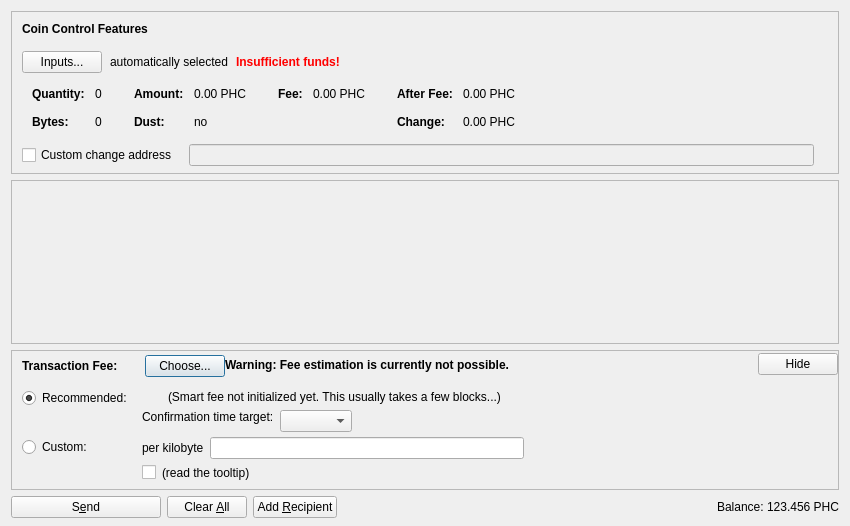
<?xml version="1.0" encoding="UTF-8"?>
<ui version="4.0">
 <class>SendCoinsDialog</class>
 <widget class="QDialog" name="SendCoinsDialog">
  <property name="geometry">
   <rect>
    <x>0</x>
    <y>0</y>
    <width>850</width>
    <height>526</height>
   </rect>
  </property>
  <property name="windowTitle">
   <string>Send Coins</string>
  </property>
  <layout class="QVBoxLayout" name="verticalLayout" stretch="0,1,0,0">
   <property name="bottomMargin">
    <number>8</number>
   </property>
   <item>
    <widget class="QFrame" name="frameCoinControl">
     <property name="sizePolicy">
      <sizepolicy hsizetype="Expanding" vsizetype="Expanding">
       <horstretch>0</horstretch>
       <verstretch>0</verstretch>
      </sizepolicy>
     </property>
     <property name="maximumSize">
      <size>
       <width>16777215</width>
       <height>16777215</height>
      </size>
     </property>
     <property name="frameShape">
      <enum>QFrame::StyledPanel</enum>
     </property>
     <property name="frameShadow">
      <enum>QFrame::Sunken</enum>
     </property>
     <layout class="QVBoxLayout" name="verticalLayoutCoinControl2">
      <property name="spacing">
       <number>0</number>
      </property>
      <property name="leftMargin">
       <number>0</number>
      </property>
      <property name="topMargin">
       <number>0</number>
      </property>
      <property name="rightMargin">
       <number>0</number>
      </property>
      <property name="bottomMargin">
       <number>6</number>
      </property>
      <item>
       <layout class="QVBoxLayout" name="verticalLayoutCoinControl" stretch="0,0,0,0,1">
        <property name="spacing">
         <number>0</number>
        </property>
        <property name="leftMargin">
         <number>10</number>
        </property>
        <property name="topMargin">
         <number>10</number>
        </property>
        <item>
         <layout class="QHBoxLayout" name="horizontalLayoutCoinControl1">
          <property name="bottomMargin">
           <number>15</number>
          </property>
          <item>
           <widget class="QLabel" name="labelCoinControlFeatures">
            <property name="sizePolicy">
             <sizepolicy hsizetype="Preferred" vsizetype="Maximum">
              <horstretch>0</horstretch>
              <verstretch>0</verstretch>
             </sizepolicy>
            </property>
            <property name="font">
             <font>
              <weight>75</weight>
              <bold>true</bold>
             </font>
            </property>
            <property name="styleSheet">
             <string notr="true">font-weight:bold;</string>
            </property>
            <property name="text">
             <string>Coin Control Features</string>
            </property>
           </widget>
          </item>
         </layout>
        </item>
        <item>
         <layout class="QHBoxLayout" name="horizontalLayoutCoinControl2" stretch="0,0,0,0">
          <property name="spacing">
           <number>8</number>
          </property>
          <property name="bottomMargin">
           <number>10</number>
          </property>
          <item>
           <widget class="QPushButton" name="pushButtonCoinControl">
            <property name="styleSheet">
             <string notr="true"/>
            </property>
            <property name="text">
             <string>Inputs...</string>
            </property>
            <property name="autoDefault">
             <bool>false</bool>
            </property>
           </widget>
          </item>
          <item>
           <widget class="QLabel" name="labelCoinControlAutomaticallySelected">
            <property name="text">
             <string>automatically selected</string>
            </property>
            <property name="margin">
             <number>5</number>
            </property>
           </widget>
          </item>
          <item>
           <widget class="QLabel" name="labelCoinControlInsuffFunds">
            <property name="font">
             <font>
              <weight>75</weight>
              <bold>true</bold>
             </font>
            </property>
            <property name="styleSheet">
             <string notr="true">color:red;font-weight:bold;</string>
            </property>
            <property name="text">
             <string>Insufficient funds!</string>
            </property>
            <property name="margin">
             <number>5</number>
            </property>
           </widget>
          </item>
          <item>
           <spacer name="horizontalSpacerCoinControl">
            <property name="orientation">
             <enum>Qt::Horizontal</enum>
            </property>
            <property name="sizeHint" stdset="0">
             <size>
              <width>40</width>
              <height>1</height>
             </size>
            </property>
           </spacer>
          </item>
         </layout>
        </item>
        <item>
         <widget class="QWidget" name="widgetCoinControl" native="true">
          <property name="sizePolicy">
           <sizepolicy hsizetype="Preferred" vsizetype="Preferred">
            <horstretch>0</horstretch>
            <verstretch>0</verstretch>
           </sizepolicy>
          </property>
          <property name="minimumSize">
           <size>
            <width>0</width>
            <height>0</height>
           </size>
          </property>
          <property name="styleSheet">
           <string notr="true"/>
          </property>
          <layout class="QHBoxLayout" name="horizontalLayoutCoinControl5">
           <property name="leftMargin">
            <number>0</number>
           </property>
           <property name="topMargin">
            <number>0</number>
           </property>
           <property name="rightMargin">
            <number>0</number>
           </property>
           <property name="bottomMargin">
            <number>0</number>
           </property>
           <item>
            <layout class="QHBoxLayout" name="horizontalLayoutCoinControl3" stretch="0,0,0,1">
             <property name="spacing">
              <number>20</number>
             </property>
             <property name="topMargin">
              <number>0</number>
             </property>
             <property name="bottomMargin">
              <number>10</number>
             </property>
             <item>
              <layout class="QFormLayout" name="formLayoutCoinControl1">
               <property name="horizontalSpacing">
                <number>10</number>
               </property>
               <property name="verticalSpacing">
                <number>14</number>
               </property>
               <property name="leftMargin">
                <number>10</number>
               </property>
               <property name="topMargin">
                <number>4</number>
               </property>
               <property name="rightMargin">
                <number>6</number>
               </property>
               <item row="0" column="0">
                <widget class="QLabel" name="labelCoinControlQuantityText">
                 <property name="font">
                  <font>
                   <weight>75</weight>
                   <bold>true</bold>
                  </font>
                 </property>
                 <property name="text">
                  <string>Quantity:</string>
                 </property>
                 <property name="margin">
                  <number>0</number>
                 </property>
                </widget>
               </item>
               <item row="0" column="1">
                <widget class="QLabel" name="labelCoinControlQuantity">
                 <property name="cursor">
                  <cursorShape>IBeamCursor</cursorShape>
                 </property>
                 <property name="contextMenuPolicy">
                  <enum>Qt::ActionsContextMenu</enum>
                 </property>
                 <property name="text">
                  <string notr="true">0</string>
                 </property>
                 <property name="margin">
                  <number>0</number>
                 </property>
                 <property name="textInteractionFlags">
                  <set>Qt::LinksAccessibleByMouse|Qt::TextSelectableByKeyboard|Qt::TextSelectableByMouse</set>
                 </property>
                </widget>
               </item>
               <item row="1" column="0">
                <widget class="QLabel" name="labelCoinControlBytesText">
                 <property name="font">
                  <font>
                   <weight>75</weight>
                   <bold>true</bold>
                  </font>
                 </property>
                 <property name="text">
                  <string>Bytes:</string>
                 </property>
                </widget>
               </item>
               <item row="1" column="1">
                <widget class="QLabel" name="labelCoinControlBytes">
                 <property name="cursor">
                  <cursorShape>IBeamCursor</cursorShape>
                 </property>
                 <property name="contextMenuPolicy">
                  <enum>Qt::ActionsContextMenu</enum>
                 </property>
                 <property name="text">
                  <string notr="true">0</string>
                 </property>
                 <property name="textInteractionFlags">
                  <set>Qt::LinksAccessibleByMouse|Qt::TextSelectableByKeyboard|Qt::TextSelectableByMouse</set>
                 </property>
                </widget>
               </item>
              </layout>
             </item>
             <item>
              <layout class="QFormLayout" name="formLayoutCoinControl2">
               <property name="horizontalSpacing">
                <number>10</number>
               </property>
               <property name="verticalSpacing">
                <number>14</number>
               </property>
               <property name="leftMargin">
                <number>6</number>
               </property>
               <property name="topMargin">
                <number>4</number>
               </property>
               <property name="rightMargin">
                <number>6</number>
               </property>
               <item row="0" column="0">
                <widget class="QLabel" name="labelCoinControlAmountText">
                 <property name="font">
                  <font>
                   <weight>75</weight>
                   <bold>true</bold>
                  </font>
                 </property>
                 <property name="text">
                  <string>Amount:</string>
                 </property>
                 <property name="margin">
                  <number>0</number>
                 </property>
                </widget>
               </item>
               <item row="0" column="1">
                <widget class="QLabel" name="labelCoinControlAmount">
                 <property name="cursor">
                  <cursorShape>IBeamCursor</cursorShape>
                 </property>
                 <property name="contextMenuPolicy">
                  <enum>Qt::ActionsContextMenu</enum>
                 </property>
                 <property name="text">
                  <string notr="true">0.00 PHC</string>
                 </property>
                 <property name="textInteractionFlags">
                  <set>Qt::LinksAccessibleByMouse|Qt::TextSelectableByKeyboard|Qt::TextSelectableByMouse</set>
                 </property>
                </widget>
               </item>
               <item row="1" column="0">
                <widget class="QLabel" name="labelCoinControlLowOutputText">
                 <property name="font">
                  <font>
                   <weight>75</weight>
                   <bold>true</bold>
                  </font>
                 </property>
                 <property name="text">
                  <string>Dust:</string>
                 </property>
                </widget>
               </item>
               <item row="1" column="1">
                <widget class="QLabel" name="labelCoinControlLowOutput">
                 <property name="cursor">
                  <cursorShape>IBeamCursor</cursorShape>
                 </property>
                 <property name="contextMenuPolicy">
                  <enum>Qt::ActionsContextMenu</enum>
                 </property>
                 <property name="text">
                  <string notr="true">no</string>
                 </property>
                 <property name="textInteractionFlags">
                  <set>Qt::LinksAccessibleByMouse|Qt::TextSelectableByKeyboard|Qt::TextSelectableByMouse</set>
                 </property>
                </widget>
               </item>
              </layout>
             </item>
             <item>
              <layout class="QFormLayout" name="formLayoutCoinControl3">
               <property name="horizontalSpacing">
                <number>10</number>
               </property>
               <property name="verticalSpacing">
                <number>14</number>
               </property>
               <property name="leftMargin">
                <number>6</number>
               </property>
               <property name="topMargin">
                <number>4</number>
               </property>
               <property name="rightMargin">
                <number>6</number>
               </property>
               <item row="0" column="0">
                <widget class="QLabel" name="labelCoinControlFeeText">
                 <property name="font">
                  <font>
                   <weight>75</weight>
                   <bold>true</bold>
                  </font>
                 </property>
                 <property name="text">
                  <string>Fee:</string>
                 </property>
                 <property name="margin">
                  <number>0</number>
                 </property>
                </widget>
               </item>
               <item row="0" column="1">
                <widget class="QLabel" name="labelCoinControlFee">
                 <property name="cursor">
                  <cursorShape>IBeamCursor</cursorShape>
                 </property>
                 <property name="contextMenuPolicy">
                  <enum>Qt::ActionsContextMenu</enum>
                 </property>
                 <property name="text">
                  <string notr="true">0.00 PHC</string>
                 </property>
                 <property name="textInteractionFlags">
                  <set>Qt::LinksAccessibleByMouse|Qt::TextSelectableByKeyboard|Qt::TextSelectableByMouse</set>
                 </property>
                </widget>
               </item>
              </layout>
             </item>
             <item>
              <layout class="QFormLayout" name="formLayoutCoinControl4">
               <property name="horizontalSpacing">
                <number>10</number>
               </property>
               <property name="verticalSpacing">
                <number>14</number>
               </property>
               <property name="leftMargin">
                <number>6</number>
               </property>
               <property name="topMargin">
                <number>4</number>
               </property>
               <property name="rightMargin">
                <number>6</number>
               </property>
               <item row="0" column="0">
                <widget class="QLabel" name="labelCoinControlAfterFeeText">
                 <property name="font">
                  <font>
                   <weight>75</weight>
                   <bold>true</bold>
                  </font>
                 </property>
                 <property name="text">
                  <string>After Fee:</string>
                 </property>
                 <property name="margin">
                  <number>0</number>
                 </property>
                </widget>
               </item>
               <item row="0" column="1">
                <widget class="QLabel" name="labelCoinControlAfterFee">
                 <property name="cursor">
                  <cursorShape>IBeamCursor</cursorShape>
                 </property>
                 <property name="contextMenuPolicy">
                  <enum>Qt::ActionsContextMenu</enum>
                 </property>
                 <property name="text">
                  <string notr="true">0.00 PHC</string>
                 </property>
                 <property name="textInteractionFlags">
                  <set>Qt::LinksAccessibleByMouse|Qt::TextSelectableByKeyboard|Qt::TextSelectableByMouse</set>
                 </property>
                </widget>
               </item>
               <item row="1" column="0">
                <widget class="QLabel" name="labelCoinControlChangeText">
                 <property name="font">
                  <font>
                   <weight>75</weight>
                   <bold>true</bold>
                  </font>
                 </property>
                 <property name="text">
                  <string>Change:</string>
                 </property>
                </widget>
               </item>
               <item row="1" column="1">
                <widget class="QLabel" name="labelCoinControlChange">
                 <property name="cursor">
                  <cursorShape>IBeamCursor</cursorShape>
                 </property>
                 <property name="contextMenuPolicy">
                  <enum>Qt::ActionsContextMenu</enum>
                 </property>
                 <property name="text">
                  <string notr="true">0.00 PHC</string>
                 </property>
                 <property name="textInteractionFlags">
                  <set>Qt::LinksAccessibleByMouse|Qt::TextSelectableByKeyboard|Qt::TextSelectableByMouse</set>
                 </property>
                </widget>
               </item>
              </layout>
             </item>
            </layout>
           </item>
          </layout>
         </widget>
        </item>
        <item>
         <layout class="QHBoxLayout" name="horizontalLayoutCoinControl4" stretch="0,0,0">
          <property name="spacing">
           <number>12</number>
          </property>
          <property name="sizeConstraint">
           <enum>QLayout::SetDefaultConstraint</enum>
          </property>
          <property name="topMargin">
           <number>5</number>
          </property>
          <property name="rightMargin">
           <number>5</number>
          </property>
          <item>
           <widget class="QCheckBox" name="checkBoxCoinControlChange">
            <property name="toolTip">
             <string>If this is activated, but the change address is empty or invalid, change will be sent to a newly generated address.</string>
            </property>
            <property name="text">
             <string>Custom change address</string>
            </property>
           </widget>
          </item>
          <item>
           <widget class="QValidatedLineEdit" name="lineEditCoinControlChange">
            <property name="enabled">
             <bool>false</bool>
            </property>
            <property name="sizePolicy">
             <sizepolicy hsizetype="Expanding" vsizetype="Fixed">
              <horstretch>0</horstretch>
              <verstretch>0</verstretch>
             </sizepolicy>
            </property>
           </widget>
          </item>
          <item>
           <widget class="QLabel" name="labelCoinControlChangeLabel">
            <property name="sizePolicy">
             <sizepolicy hsizetype="Preferred" vsizetype="Expanding">
              <horstretch>0</horstretch>
              <verstretch>0</verstretch>
             </sizepolicy>
            </property>
            <property name="minimumSize">
             <size>
              <width>0</width>
              <height>0</height>
             </size>
            </property>
            <property name="text">
             <string/>
            </property>
            <property name="margin">
             <number>3</number>
            </property>
           </widget>
          </item>
         </layout>
        </item>
        <item>
         <spacer name="verticalSpacerCoinControl">
          <property name="orientation">
           <enum>Qt::Vertical</enum>
          </property>
          <property name="sizeHint" stdset="0">
           <size>
            <width>800</width>
            <height>1</height>
           </size>
          </property>
         </spacer>
        </item>
       </layout>
      </item>
     </layout>
    </widget>
   </item>
   <item>
    <widget class="QScrollArea" name="scrollArea">
     <property name="widgetResizable">
      <bool>true</bool>
     </property>
     <widget class="QWidget" name="scrollAreaWidgetContents">
      <property name="geometry">
       <rect>
        <x>0</x>
        <y>0</y>
        <width>830</width>
        <height>104</height>
       </rect>
      </property>
      <layout class="QVBoxLayout" name="verticalLayout_2" stretch="0,1">
       <property name="leftMargin">
        <number>0</number>
       </property>
       <property name="topMargin">
        <number>0</number>
       </property>
       <property name="rightMargin">
        <number>0</number>
       </property>
       <property name="bottomMargin">
        <number>0</number>
       </property>
       <item>
        <layout class="QVBoxLayout" name="entries">
         <property name="spacing">
          <number>6</number>
         </property>
        </layout>
       </item>
       <item>
        <spacer name="verticalSpacer">
         <property name="orientation">
          <enum>Qt::Vertical</enum>
         </property>
         <property name="sizeHint" stdset="0">
          <size>
           <width>20</width>
           <height>40</height>
          </size>
         </property>
        </spacer>
       </item>
      </layout>
     </widget>
    </widget>
   </item>
   <item>
    <widget class="QFrame" name="frameFee">
     <property name="sizePolicy">
      <sizepolicy hsizetype="Expanding" vsizetype="Expanding">
       <horstretch>0</horstretch>
       <verstretch>0</verstretch>
      </sizepolicy>
     </property>
     <property name="maximumSize">
      <size>
       <width>16777215</width>
       <height>16777215</height>
      </size>
     </property>
     <property name="frameShape">
      <enum>QFrame::StyledPanel</enum>
     </property>
     <property name="frameShadow">
      <enum>QFrame::Sunken</enum>
     </property>
     <layout class="QVBoxLayout" name="verticalLayoutFee1">
      <property name="spacing">
       <number>0</number>
      </property>
      <property name="leftMargin">
       <number>0</number>
      </property>
      <property name="topMargin">
       <number>0</number>
      </property>
      <property name="rightMargin">
       <number>0</number>
      </property>
      <property name="bottomMargin">
       <number>0</number>
      </property>
      <item>
       <layout class="QVBoxLayout" name="verticalLayoutFee2" stretch="0,0,0">
        <property name="spacing">
         <number>0</number>
        </property>
        <property name="leftMargin">
         <number>10</number>
        </property>
        <property name="topMargin">
         <number>0</number>
        </property>
        <item>
         <layout class="QHBoxLayout" name="horizontalLayoutFee1">
          <property name="bottomMargin">
           <number>0</number>
          </property>
          <item>
           <layout class="QVBoxLayout" name="verticalLayoutFee7">
            <property name="spacing">
             <number>0</number>
            </property>
            <item>
             <spacer name="verticalSpacerSmartFee">
              <property name="orientation">
               <enum>Qt::Vertical</enum>
              </property>
              <property name="sizeType">
               <enum>QSizePolicy::Fixed</enum>
              </property>
              <property name="sizeHint" stdset="0">
               <size>
                <width>1</width>
                <height>4</height>
               </size>
              </property>
             </spacer>
            </item>
            <item>
             <layout class="QHBoxLayout" name="horizontalLayoutSmartFee">
              <property name="spacing">
               <number>10</number>
              </property>
              <item>
               <widget class="QLabel" name="labelFeeHeadline">
                <property name="sizePolicy">
                 <sizepolicy hsizetype="Preferred" vsizetype="Maximum">
                  <horstretch>0</horstretch>
                  <verstretch>0</verstretch>
                 </sizepolicy>
                </property>
                <property name="font">
                 <font>
                  <weight>75</weight>
                  <bold>true</bold>
                 </font>
                </property>
                <property name="styleSheet">
                 <string notr="true">font-weight:bold;</string>
                </property>
                <property name="text">
                 <string>Transaction Fee:</string>
                </property>
               </widget>
              </item>
              <item>
               <widget class="QLabel" name="labelFeeMinimized">
                <property name="text">
                 <string/>
                </property>
               </widget>
              </item>
              <item>
               <widget class="QPushButton" name="buttonChooseFee">
                <property name="text">
                 <string>Choose...</string>
                </property>
               </widget>
              </item>
             </layout>
            </item>
            <item>
             <spacer name="verticalSpacer_5">
              <property name="orientation">
               <enum>Qt::Vertical</enum>
              </property>
              <property name="sizeHint" stdset="0">
               <size>
                <width>1</width>
                <height>1</height>
               </size>
              </property>
             </spacer>
            </item>
           </layout>
          </item>
          <item>
           <widget class="QLabel" name="fallbackFeeWarningLabel">
            <property name="toolTip">
             <string>Using the fallbackfee can result in sending a transaction that will take several hours or days (or never) to confirm. Consider choosing your fee manually or wait until you have validated the complete chain.</string>
            </property>
            <property name="font">
            <font>
                <weight>75</weight>
                <bold>true</bold>
            </font>
            </property>
            <property name="text">
             <string>Warning: Fee estimation is currently not possible.</string>
            </property>
            <property name="wordWrap">
             <bool>false</bool>
            </property>
           </widget>
          </item>
          <item>
           <spacer name="horizontalSpacer_4">
            <property name="orientation">
             <enum>Qt::Horizontal</enum>
            </property>
            <property name="sizeType">
             <enum>QSizePolicy::MinimumExpanding</enum>
            </property>
            <property name="sizeHint" stdset="0">
             <size>
              <width>40</width>
              <height>20</height>
             </size>
            </property>
           </spacer>
          </item>
          <item>
           <widget class="QPushButton" name="buttonMinimizeFee">
            <property name="toolTip">
             <string>collapse fee-settings</string>
            </property>
            <property name="text">
             <string>Hide</string>
            </property>
           </widget>
          </item>
         </layout>
        </item>
        <item>
         <widget class="QFrame" name="frameFeeSelection">
          <layout class="QVBoxLayout" name="verticalLayoutFee12">
           <property name="spacing">
            <number>0</number>
           </property>
           <property name="leftMargin">
            <number>0</number>
           </property>
           <property name="topMargin">
            <number>0</number>
           </property>
           <property name="rightMargin">
            <number>0</number>
           </property>
           <property name="bottomMargin">
            <number>0</number>
           </property>
           <item>
            <layout class="QGridLayout" name="gridLayoutFee">
             <property name="topMargin">
              <number>10</number>
             </property>
             <property name="bottomMargin">
              <number>4</number>
             </property>
             <property name="horizontalSpacing">
              <number>10</number>
             </property>
             <property name="verticalSpacing">
              <number>4</number>
             </property>
             <item row="1" column="1">
              <layout class="QVBoxLayout" name="verticalLayoutFee8">
               <property name="spacing">
                <number>6</number>
               </property>
               <item>
                <layout class="QHBoxLayout" name="horizontalLayoutFee13">
                 <item>
                  <widget class="QLabel" name="labelCustomPerKilobyte">
                   <property name="toolTip">
                    <string>If the custom fee is set to 1000 satoshis and the transaction is only 250 bytes, then &quot;per kilobyte&quot; only pays 250 satoshis in fee, while &quot;total at least&quot; pays 1000 satoshis. For transactions bigger than a kilobyte both pay by kilobyte.</string>
                   </property>
                   <property name="text">
                    <string>per kilobyte</string>
                   </property>
                  </widget>
                 </item>
                 <item>
                  <widget class="BitcoinAmountField" name="customFee"/>
                 </item>
                 <item>
                  <spacer name="horizontalSpacer_6">
                   <property name="orientation">
                    <enum>Qt::Horizontal</enum>
                   </property>
                   <property name="sizeHint" stdset="0">
                    <size>
                     <width>1</width>
                     <height>1</height>
                    </size>
                   </property>
                  </spacer>
                 </item>
                </layout>
               </item>
               <item>
                <layout class="QHBoxLayout" name="horizontalLayoutFee8">
                 <item>
                  <widget class="QCheckBox" name="checkBoxMinimumFee">
                   <property name="toolTip">
                    <string>Paying only the minimum fee is just fine as long as there is less transaction volume than space in the blocks. But be aware that this can end up in a never confirming transaction once there is more demand for pahadicoin transactions than the network can process.</string>
                   </property>
                   <property name="text">
                    <string/>
                   </property>
                  </widget>
                 </item>
                 <item>
                  <widget class="QLabel" name="labelMinFeeWarning">
                   <property name="enabled">
                    <bool>true</bool>
                   </property>
                   <property name="toolTip">
                    <string>Paying only the minimum fee is just fine as long as there is less transaction volume than space in the blocks. But be aware that this can end up in a never confirming transaction once there is more demand for pahadicoin transactions than the network can process.</string>
                   </property>
                   <property name="text">
                    <string>(read the tooltip)</string>
                   </property>
                   <property name="margin">
                    <number>5</number>
                   </property>
                  </widget>
                 </item>
                 <item>
                  <spacer name="horizontalSpacer_2">
                   <property name="orientation">
                    <enum>Qt::Horizontal</enum>
                   </property>
                   <property name="sizeHint" stdset="0">
                    <size>
                     <width>1</width>
                     <height>1</height>
                    </size>
                   </property>
                  </spacer>
                 </item>
                </layout>
               </item>
              </layout>
             </item>
             <item row="0" column="0">
              <layout class="QVBoxLayout" name="verticalLayoutFee4" stretch="0,1">
               <item>
                <widget class="QRadioButton" name="radioSmartFee">
                 <property name="text">
                  <string>Recommended:</string>
                 </property>
                 <property name="checked">
                  <bool>true</bool>
                 </property>
                 <attribute name="buttonGroup">
                  <string notr="true">groupFee</string>
                 </attribute>
                </widget>
               </item>
               <item>
                <spacer name="verticalSpacer_2">
                 <property name="orientation">
                  <enum>Qt::Vertical</enum>
                 </property>
                 <property name="sizeHint" stdset="0">
                  <size>
                   <width>1</width>
                   <height>1</height>
                  </size>
                 </property>
                </spacer>
               </item>
              </layout>
             </item>
             <item row="1" column="0">
              <layout class="QVBoxLayout" name="verticalLayoutFee9" stretch="0,1">
               <item>
                <widget class="QRadioButton" name="radioCustomFee">
                 <property name="text">
                  <string>Custom:</string>
                 </property>
                 <attribute name="buttonGroup">
                  <string notr="true">groupFee</string>
                 </attribute>
                </widget>
               </item>
               <item>
                <spacer name="verticalSpacer_6">
                 <property name="orientation">
                  <enum>Qt::Vertical</enum>
                 </property>
                 <property name="sizeHint" stdset="0">
                  <size>
                   <width>1</width>
                   <height>1</height>
                  </size>
                 </property>
                </spacer>
               </item>
              </layout>
             </item>
             <item row="0" column="1">
              <layout class="QVBoxLayout" name="verticalLayoutFee3" stretch="0,0,1">
               <property name="spacing">
                <number>6</number>
               </property>
               <property name="topMargin">
                <number>2</number>
               </property>
               <item>
                <layout class="QHBoxLayout" name="horizontalLayoutFee12">
                 <item>
                  <widget class="QLabel" name="labelSmartFee">
                   <property name="text">
                    <string/>
                   </property>
                   <property name="margin">
                    <number>2</number>
                   </property>
                  </widget>
                 </item>
                 <item>
                  <widget class="QLabel" name="labelFeeEstimation">
                   <property name="text">
                    <string/>
                   </property>
                  </widget>
                 </item>
                 <item>
                  <widget class="QLabel" name="labelSmartFee2">
                   <property name="text">
                    <string>(Smart fee not initialized yet. This usually takes a few blocks...)</string>
                   </property>
                   <property name="margin">
                    <number>2</number>
                   </property>
                  </widget>
                 </item>
                 <item>
                  <spacer name="horizontalSpacer_5">
                   <property name="orientation">
                    <enum>Qt::Horizontal</enum>
                   </property>
                   <property name="sizeHint" stdset="0">
                    <size>
                     <width>1</width>
                     <height>1</height>
                    </size>
                   </property>
                  </spacer>
                 </item>
                </layout>
               </item>
               <item>
                <layout class="QHBoxLayout" name="horizontalLayoutFee9">
                 <item>
                  <layout class="QVBoxLayout" name="verticalLayoutFee6">
                   <item>
                    <widget class="QLabel" name="labelSmartFee3">
                     <property name="text">
                      <string>Confirmation time target:</string>
                     </property>
                     <property name="margin">
                      <number>2</number>
                     </property>
                    </widget>
                   </item>
                   <item>
                    <spacer name="verticalSpacer_3">
                     <property name="orientation">
                      <enum>Qt::Vertical</enum>
                     </property>
                     <property name="sizeHint" stdset="0">
                      <size>
                       <width>1</width>
                       <height>1</height>
                      </size>
                     </property>
                    </spacer>
                   </item>
                  </layout>
                 </item>
                 <item>
                  <layout class="QVBoxLayout" name="verticalLayoutFee5">
                   <property name="rightMargin">
                    <number>30</number>
                   </property>
                   <item>
                    <layout class="QHBoxLayout" name="horizontalLayoutConfTarget">
                     <property name="bottomMargin">
                      <number>0</number>
                     </property>
                     <item>
                      <widget class="QComboBox" name="confTargetSelector"/>
                     </item>
                     <item>
                      <spacer name="horizontalSpacerConfTarget">
                       <property name="orientation">
                        <enum>Qt::Horizontal</enum>
                       </property>
                       <property name="sizeHint" stdset="0">
                        <size>
                         <width>40</width>
                         <height>20</height>
                        </size>
                       </property>
                      </spacer>
                     </item>
                    </layout>
                   </item>
                  </layout>
                 </item>
                </layout>
               </item>
               <item>
                <spacer name="verticalSpacer_4">
                 <property name="orientation">
                  <enum>Qt::Vertical</enum>
                 </property>
                 <property name="sizeHint" stdset="0">
                  <size>
                   <width>1</width>
                   <height>1</height>
                  </size>
                 </property>
                </spacer>
               </item>
              </layout>
             </item>
            </layout>
           </item>
          </layout>
         </widget>
        </item>
        <item>
         <spacer name="verticalSpacerFee">
          <property name="orientation">
           <enum>Qt::Vertical</enum>
          </property>
          <property name="sizeHint" stdset="0">
           <size>
            <width>40</width>
            <height>5</height>
           </size>
          </property>
         </spacer>
        </item>
       </layout>
      </item>
     </layout>
    </widget>
   </item>
   <item>
    <layout class="QHBoxLayout" name="horizontalLayout">
     <item>
      <widget class="QPushButton" name="sendButton">
       <property name="minimumSize">
        <size>
         <width>150</width>
         <height>0</height>
        </size>
       </property>
       <property name="toolTip">
        <string>Confirm the send action</string>
       </property>
       <property name="text">
        <string>S&amp;end</string>
       </property>
       <property name="icon">
        <iconset resource="../bitcoin.qrc">
         <normaloff>:/icons/send</normaloff>:/icons/send</iconset>
       </property>
       <property name="autoDefault">
        <bool>false</bool>
       </property>
       <property name="default">
        <bool>false</bool>
       </property>
      </widget>
     </item>
     <item>
      <widget class="QPushButton" name="clearButton">
       <property name="sizePolicy">
        <sizepolicy hsizetype="Minimum" vsizetype="Fixed">
         <horstretch>0</horstretch>
         <verstretch>0</verstretch>
        </sizepolicy>
       </property>
       <property name="toolTip">
        <string>Clear all fields of the form.</string>
       </property>
       <property name="text">
        <string>Clear &amp;All</string>
       </property>
       <property name="icon">
        <iconset resource="../bitcoin.qrc">
         <normaloff>:/icons/remove</normaloff>:/icons/remove</iconset>
       </property>
       <property name="autoDefault">
        <bool>false</bool>
       </property>
      </widget>
     </item>
     <item>
      <widget class="QPushButton" name="addButton">
       <property name="toolTip">
        <string>Send to multiple recipients at once</string>
       </property>
       <property name="text">
        <string>Add &amp;Recipient</string>
       </property>
       <property name="icon">
        <iconset resource="../bitcoin.qrc">
         <normaloff>:/icons/add</normaloff>:/icons/add</iconset>
       </property>
       <property name="autoDefault">
        <bool>false</bool>
       </property>
      </widget>
     </item>
     <item>
      <spacer name="horizontalSpacer">
       <property name="orientation">
        <enum>Qt::Horizontal</enum>
       </property>
       <property name="sizeHint" stdset="0">
        <size>
         <width>40</width>
         <height>20</height>
        </size>
       </property>
      </spacer>
     </item>
     <item>
      <layout class="QHBoxLayout" name="horizontalLayout_2">
       <property name="spacing">
        <number>3</number>
       </property>
       <item>
        <widget class="QLabel" name="label">
         <property name="sizePolicy">
          <sizepolicy hsizetype="Preferred" vsizetype="Fixed">
           <horstretch>0</horstretch>
           <verstretch>0</verstretch>
          </sizepolicy>
         </property>
         <property name="text">
          <string>Balance:</string>
         </property>
        </widget>
       </item>
       <item>
        <widget class="QLabel" name="labelBalance">
         <property name="sizePolicy">
          <sizepolicy hsizetype="Preferred" vsizetype="Fixed">
           <horstretch>0</horstretch>
           <verstretch>0</verstretch>
          </sizepolicy>
         </property>
         <property name="cursor">
          <cursorShape>IBeamCursor</cursorShape>
         </property>
         <property name="text">
          <string notr="true">123.456 PHC</string>
         </property>
         <property name="textInteractionFlags">
          <set>Qt::LinksAccessibleByMouse|Qt::TextSelectableByKeyboard|Qt::TextSelectableByMouse</set>
         </property>
        </widget>
       </item>
      </layout>
     </item>
    </layout>
   </item>
  </layout>
 </widget>
 <customwidgets>
  <customwidget>
   <class>QValidatedLineEdit</class>
   <extends>QLineEdit</extends>
   <header>qvalidatedlineedit.h</header>
  </customwidget>
  <customwidget>
   <class>BitcoinAmountField</class>
   <extends>QLineEdit</extends>
   <header>bitcoinamountfield.h</header>
   <container>1</container>
  </customwidget>
 </customwidgets>
 <resources>
  <include location="../bitcoin.qrc"/>
 </resources>
 <connections/>
 <buttongroups>
  <buttongroup name="groupFee"/>
 </buttongroups>
</ui>
